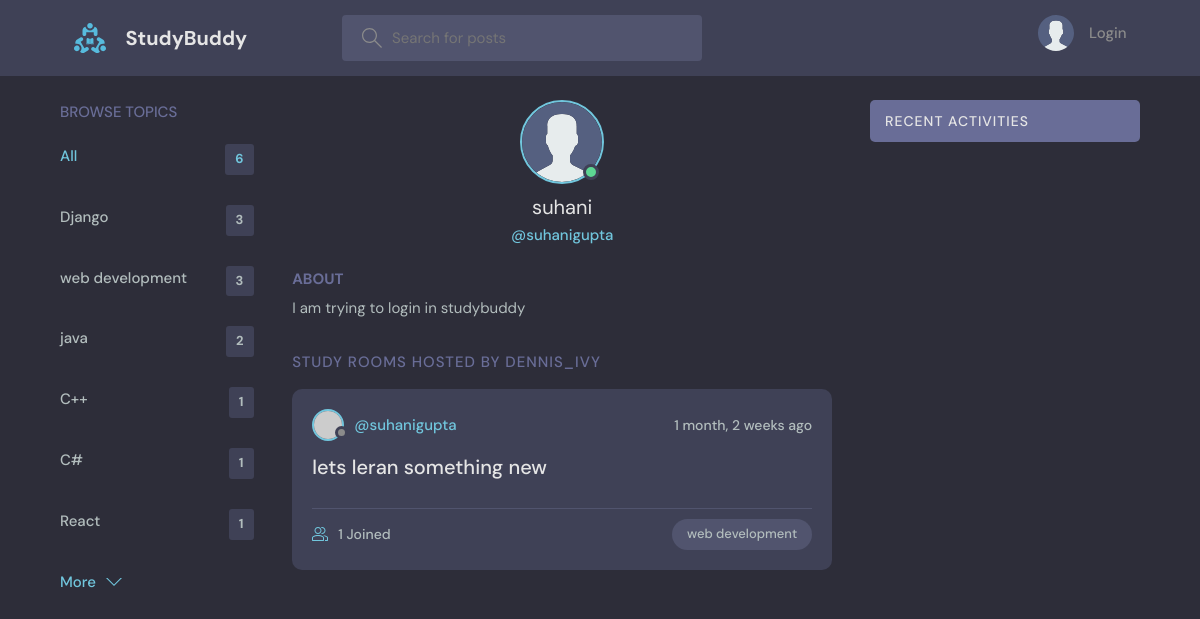
The page /profile/2 on the database its author committed.
### base/models.py (models this page shows, shortened)
class Topic(models.Model):
    name = models.CharField(max_length=200)

class User(AbstractUser):
    name = models.CharField(max_length=200, null=True)
    email = models.EmailField(unique=True, null=True)
    bio = models.TextField(null=True)
    avatar = models.ImageField(null=True, default="avatar.svg")
    USERNAME_FIELD = 'email'
    REQUIRED_FIELDS = []

class Room(models.Model):
    host = models.ForeignKey(User, on_delete=models.SET_NULL, null=True)
    topic = models.ForeignKey(Topic, on_delete=models.SET_NULL, null=True)
    name = models.CharField(max_length=200)
    description = models.TextField(null=True, blank=True)
    participants = models.ManyToManyField(
        User, related_name='participants', blank=True)
    updated = models.DateTimeField(auto_now=True)
    created = models.DateTimeField(auto_now_add=True)
    class Meta:
        ordering = ['-updated', '-created']

### base/views.py (the view)
# urls.py: path('profile/<str:pk>', views.userProfile, name = "user-profile"),
def userProfile(request, pk):
    user = User.objects.get(id=pk)
    rooms = user.room_set.all()
    room_messages = user.message_set.all()
    topics = Topic.objects.all()
    context = {'user': user, 'rooms': rooms,
               'room_messages': room_messages, 'topics': topics}
    return render(request, 'base/profile.html', context)

### base/templates/base/profile.html (shortened to what this page needs)
{% extends 'main.html' %}
{% block content %}
<main class="profile-page layout layout--3">
  <div class="container">
    {% include 'base/topics_component.html' %}
    <div class="roomList">
      <div class="profile">
        <div class="profile__avatar">
          <div class="avatar avatar--large active">
            <img src="{{user.avatar.url}}" />
          </div>
        </div>
        <div class="profile__info">
          <h3>{{user.name}}</h3>
          <p>@{{user.username}}</p>
        </div>
        <div class="profile__about">
          <h3>About</h3>
          <p>
            {{user.bio}}
          </p>
        </div>
      </div>
      <div class="roomList__header">
        <div>
          <h2>Study Rooms Hosted by dennis_ivy</a>
          </h2>
        </div>
      </div>
      {% include 'base/feed_component.html' %}
    </div>
    {% include 'base/activity_component.html' %}
  </div>
</main>
{% endblock content %}

### base/templates/base/topics_component.html
<div class="topics">
  <div class="topics__header">
      <h2>Browse Topics</h2>
  </div>
  <ul class="topics__list">
      <li>
          <a href="{% url 'home' %}" class="active">All <span>{{topics.count}}</span></a>
      </li>
      {% for topic in topics %}
      <li>
          <a href="{% url 'home' %}?q={{topic.name}}">{{topic.name}}<span>{{topic.room_set.all.count}}</span></a>
      </li>
      {% endfor %}
  </ul>
  <a class="btn btn--link" href="{% url 'topics' %}">
      More
      <svg version="1.1" xmlns="http://www.w3.org/2000/svg" width="32" height="32" viewBox="0 0 32 32">
          <title>chevron-down</title>
          <path d="M16 21l-13-13h-3l16 16 16-16h-3l-13 13z"></path>
      </svg>
  </a>
</div>

### base/templates/base/feed_component.html (shortened to what this page needs)
{% for room in rooms %}
<div class="roomListRoom">
    <div class="roomListRoom__header">
        {% if room.host %}
            <a href="{% url 'user-profile' room.host.id %}" class="roomListRoom__author">
                <div class="avatar avatar--small">
                    <img src="https://randomuser.me/api/portraits/women/11.jpg" />
                </div>
                <span>@{{ room.host.username }}</span>
            </a>
        {% else %}
            <span>Unknown User</span>
        {% endif %}
        <div class="roomListRoom__actions">
            <span>{{ room.created|timesince }} ago</span>
        </div>
    </div>
    <div class="roomListRoom__content">
        <a href="{% url 'room' room.id %}">{{ room.name }}</a>
    </div>
    <div class="roomListRoom__meta">
        <a href="{% url 'room' room.id %}" class="roomListRoom__joined">
            {{ room.participants.all.count }} Joined
        </a>
        <p class="roomListRoom__topic">{{ room.topic.name }}</p>
    </div>
</div>
{% endfor %}

### rows shown on the page
Topic: name "Django", room_set.all.count "3"
Topic: name "web development", room_set.all.count "3"
Topic: name "java", room_set.all.count "2"
Topic: name "C++", room_set.all.count "1"
Topic: name "C#", room_set.all.count "1"
Topic: name "React", room_set.all.count "1"
User: avatar (placeholder picture), name "suhani", username "suhanigupta", bio "I am trying to login in studybuddy"
Room: host.username "suhanigupta", created "1 month, 2 weeks", name "lets leran something new", participants.all.count "1", topic.name "web development"

### other values the page prints
{{ topics.count }} "6"
